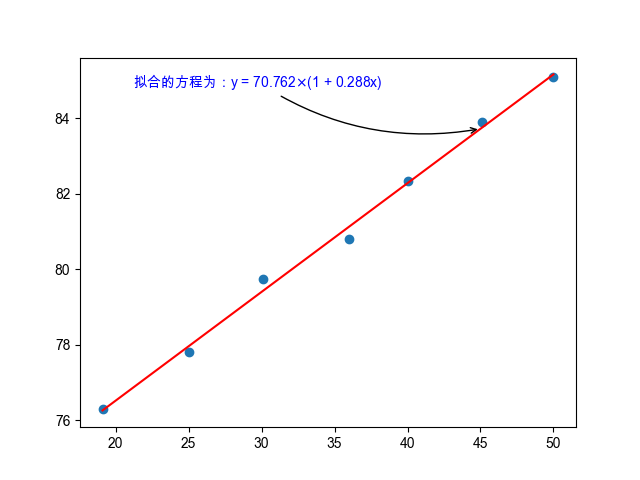

Write the Python code that produced this figure.
# 一元线性回归分析
import matplotlib.pyplot as plt
import numpy as np
from sklearn import linear_model

plt.rcParams['font.sans-serif'] = 'Arial Unicode MS'
plt.rcParams['axes.unicode_minus'] = False

x = np.array([19.1, 25.0, 30.1, 36.0, 40.0, 45.1, 50.0])
y = np.array([76.30, 77.80, 79.75, 80.80, 82.35, 83.90, 85.10])

plt.scatter(x, y)

x = x.reshape(-1, 1)
y = y.reshape(-1, 1)
reg = linear_model.LinearRegression()
reg.fit(x, y)
B_1 = float(reg.coef_)
B_0 = float(reg.intercept_)
R = np.sqrt(reg.score(x, y))
x_fit = np.linspace(x[0], x[-1], 1000)
y_fit = np.polyval([B_1, B_0], x_fit)
plt.plot(x_fit, y_fit, 'r-', label='regression')
x0 = 45
y0 = np.polyval([B_1, B_0], x0)
plt.annotate(fr"拟合的方程为：y = {B_0:.3f}$\times$(1 + {B_1:.3f}x)", xy=(x0, y0), xytext=(-250, +30),
             textcoords='offset points', fontsize=10, color='blue',
             arrowprops=dict(arrowstyle='->', connectionstyle='arc3, rad=.2'))
plt.savefig('Exc3-14.png')
plt.show()
R_0 = B_0
alpha = B_1 / R_0
print(f"拟合的直线方程为：y = {B_0:.3f}*(1 + {B_1:.3f}x)")
print(f"相关系数R = {R:.3f}")
